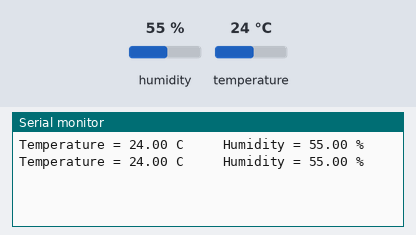
Bench run of a sketch on a simulated Arduino Uno, built with avr-gcc and run on an emulated ATmega328P. Parts: the last lines printed to the serial monitor. The test bench sets the inputs (shaded band); at power-on: humidity 55 %, temperature 24 °C.

Above: at 3.8 s.
3.9 s: humidity set to 22 %
At 6.9 s:
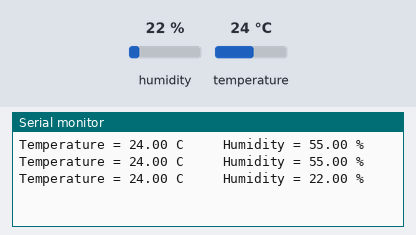
7.8 s: temperature set to 12 °C
At 10.0 s:
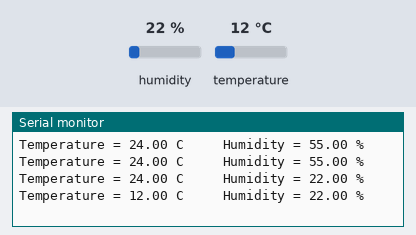
11.7 s: humidity set to 40 %
At 13.2 s:
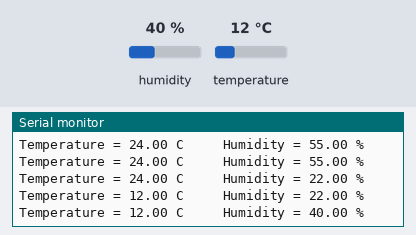
Timing chart, 0 to 14.7 s (numbered marks = the images above; inputs shaded):
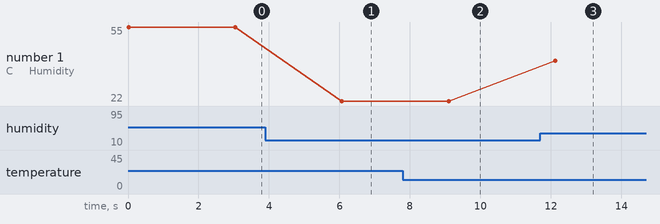

Measured:
- after the input at 3.9 s, the serial monitor: prints a new line after 2.2 s (image 1)
- after the input at 7.8 s, the serial monitor: prints a new line after 1.3 s (image 2)
- after the input at 11.7 s, the serial monitor: prints a new line after 0.42 s (image 3)
- plotted number 1: 55 → 22 after the input at 3.9 s, 22 → 40 after the input at 11.7 s

The sketch:

Room_temperature_and_humidity_measurement_using_DHT11.ino
```cpp
/*This code is developed and tested by
Hriday Sarkar
Business Development Teamlead
eChithi */

#include <dht11.h>
dht11 DHT;
#define DHT11_PIN 4

void setup() {

  Serial.begin(9600);
}

void loop() {
  int readData = DHT.read(4);
    float t = DHT.temperature;
    float h = DHT.humidity;
    Serial.print("Temperature = ");
    Serial.print(t);
    Serial.print(" C ");
    Serial.print("    Humidity = ");
    Serial.print(h);
    Serial.println(" % ");

  delay(3000);

}
```
